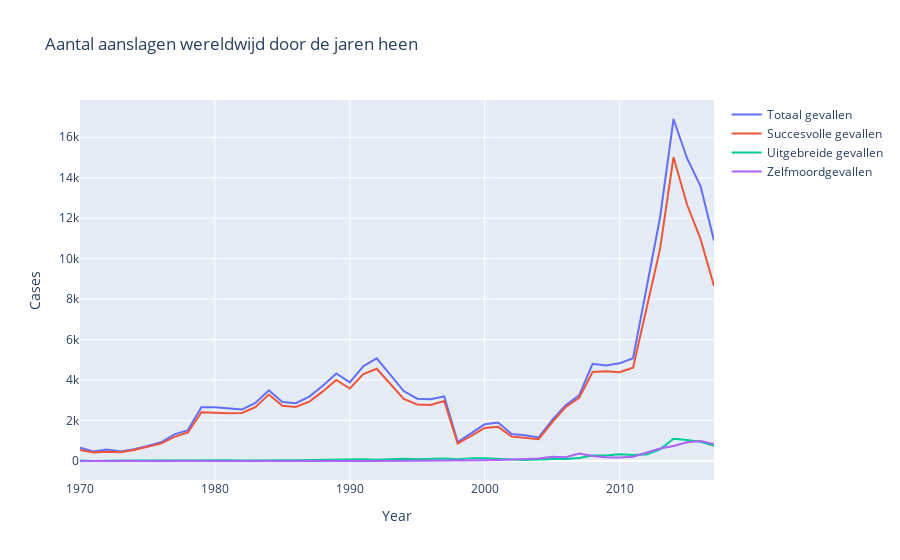

The code cell stored with this chart in its notebook:
### Markdown cell above
### Perspectieven en argumenten

### Code cell
# Total cases
cases_year_count_df = cases_count(df_1,"iyear")

# Extended cases (incident extended more than 24 hours)
extended_cases_sum_df = cases_sum(df_1,'iyear','extended')

# Success cases
success_cases_sum_df = cases_sum(df_1,'iyear','success')

# Suicide cases
suicide_cases_sum_df = cases_sum(df_1,'iyear','suicide')

# Merge columns on "iyear"
cases_by_year_df = pd.merge(cases_year_count_df, extended_cases_sum_df, on = 'iyear', how='left').merge(success_cases_sum_df, on = 'iyear').merge(suicide_cases_sum_df, on = 'iyear')
# Create a line chart using Plotly
cases_by_year_df = cases_by_year_df.sort_values('iyear', ascending=False)

# Create Scatter traces for extended cases and success cases and suicide cases
total_cases = go.Scatter(x=cases_by_year_df['iyear'], y=cases_by_year_df['Aantal gevallen'], mode='lines', name='Totaal gevallen')
success_cases = go.Scatter(x=cases_by_year_df['iyear'], y=cases_by_year_df['success'], mode='lines', name='Succesvolle gevallen')
extended_cases = go.Scatter(x=cases_by_year_df['iyear'], y=cases_by_year_df['extended'], mode='lines', name='Uitgebreide gevallen')
suicide_cases = go.Scatter(x=cases_by_year_df['iyear'], y=cases_by_year_df['suicide'], mode='lines', name='Zelfmoordgevallen')

# Add traces to a single Figure object
fig = go.Figure(data=[total_cases, success_cases, extended_cases, suicide_cases])
fig.update_layout(title='Aantal aanslagen wereldwijd door de jaren heen', xaxis_title='Year', yaxis_title='Cases')
fig.show()

### Figure 1 — Plotly figure (JSON) as saved in the notebook; plotly's stock layout.template omitted (floating-point values rounded to 4 significant figures)
{"data": [{"mode": "lines", "name": "Totaal gevallen", "type": "scatter", "x": [2017, 2016, 2015, 2014, 2013, 2012, 2011, 2010, 2009, 2008, 2007, 2006, 2005, 2004, 2003, 2002, 2001, 2000, 1999, 1998, 1997, 1996, 1995, 1994, 1992, 1991, 1990, 1989, 1988, 1987, 1986, 1985, 1984, 1983, 1982, 1981, 1980, 1979, 1978, 1977, 1976, 1975, 1974, 1973, 1972, 1971, 1970], "y": [10900, 13587, 14965, 16903, 12036, 8522, 5076, 4826, 4721, 4805, 3242, 2758, 2017, 1166, 1278, 1333, 1906, 1814, 1395, 934, 3197, 3058, 3081, 3456, 5071, 4683, 3887, 4324, 3721, 3183, 2860, 2915, 3495, 2870, 2544, 2586, 2662, 2662, 1526, 1319, 923, 740, 581, 473, 568, 471, 651]}, {"mode": "lines", "name": "Succesvolle gevallen", "type": "scatter", "x": [2017, 2016, 2015, 2014, 2013, 2012, 2011, 2010, 2009, 2008, 2007, 2006, 2005, 2004, 2003, 2002, 2001, 2000, 1999, 1998, 1997, 1996, 1995, 1994, 1992, 1991, 1990, 1989, 1988, 1987, 1986, 1985, 1984, 1983, 1982, 1981, 1980, 1979, 1978, 1977, 1976, 1975, 1974, 1973, 1972, 1971, 1970], "y": [8652, 10975, 12676, 15015, 10484, 7600, 4606, 4385, 4430, 4402, 3123, 2660, 1910, 1080, 1149, 1213, 1689, 1637, 1237, 859, 2966, 2770, 2794, 3069, 4560, 4299, 3583, 4008, 3440, 2933, 2670, 2727, 3282, 2660, 2373, 2354, 2387, 2408, 1411, 1191, 861, 705, 545, 433, 452, 420, 549]}, {"mode": "lines", "name": "Uitgebreide gevallen", "type": "scatter", "x": [2017, 2016, 2015, 2014, 2013, 2012, 2011, 2010, 2009, 2008, 2007, 2006, 2005, 2004, 2003, 2002, 2001, 2000, 1999, 1998, 1997, 1996, 1995, 1994, 1992, 1991, 1990, 1989, 1988, 1987, 1986, 1985, 1984, 1983, 1982, 1981, 1980, 1979, 1978, 1977, 1976, 1975, 1974, 1973, 1972, 1971, 1970], "y": [748, 951, 1036, 1100, 575, 318, 299, 331, 278, 276, 151, 93, 103, 69, 53, 74, 121, 141, 135, 84, 122, 93, 81, 109, 64, 90, 75, 74, 62, 37, 37, 42, 30, 37, 20, 40, 32, 45, 33, 36, 27, 25, 19, 30, 8, 6, 29]}, {"mode": "lines", "name": "Zelfmoordgevallen", "type": "scatter", "x": [2017, 2016, 2015, 2014, 2013, 2012, 2011, 2010, 2009, 2008, 2007, 2006, 2005, 2004, 2003, 2002, 2001, 2000, 1999, 1998, 1997, 1996, 1995, 1994, 1992, 1991, 1990, 1989, 1988, 1987, 1986, 1985, 1984, 1983, 1982, 1981, 1980, 1979, 1978, 1977, 1976, 1975, 1974, 1973, 1972, 1971, 1970], "y": [844, 985, 922, 744, 622, 402, 208, 175, 183, 247, 374, 183, 213, 122, 89, 78, 54, 37, 28, 21, 11, 15, 22, 11, 2, 3, 2, 3, 2, 3, 3, 16, 2, 5, 1, 1, 0, 0, 0, 0, 0, 0, 0, 0, 0, 0, 0]}], "layout": {"title": {"text": "Aantal aanslagen wereldwijd door de jaren heen"}, "xaxis": {"title": {"text": "Year"}}, "yaxis": {"title": {"text": "Cases"}}}}
